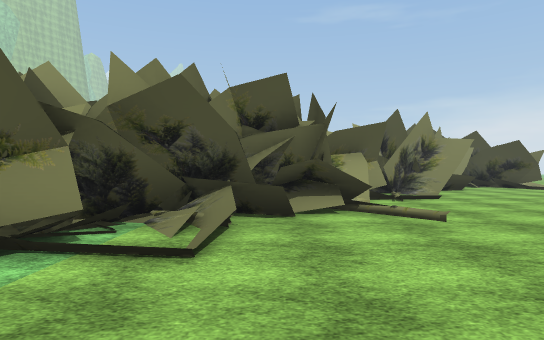
view 1 (above)

24 first-person views from a walk through a 3-D level made in the Unity game engine. The camera is 1.3 m above the floor, looks level and sees 75° across. The floor is counted in squares, 2 m on a side. Each view is taken from the middle of a square. On the plan, view 1 faces up. The plan holds only what a view shows up to about 10 squares ahead; the rest is blank. The place goes on beyond the plan. Some trees and plants on the terrain are drawn as simple stand-ins. The player is left out. Some surface patterns are stand-ins.

view 2
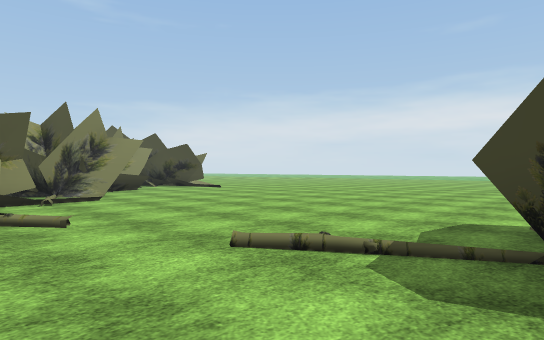

view 3
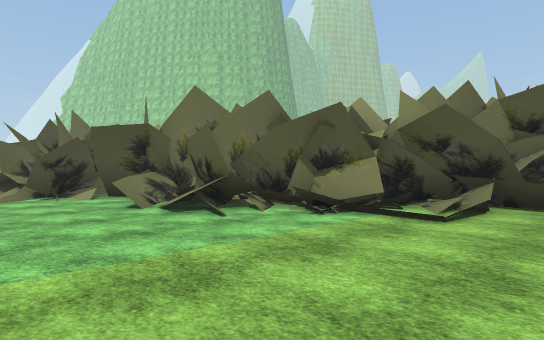

view 4
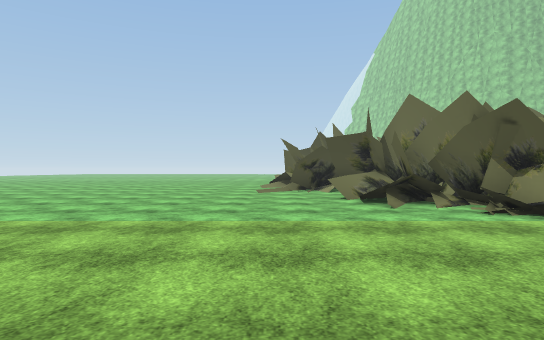

view 5
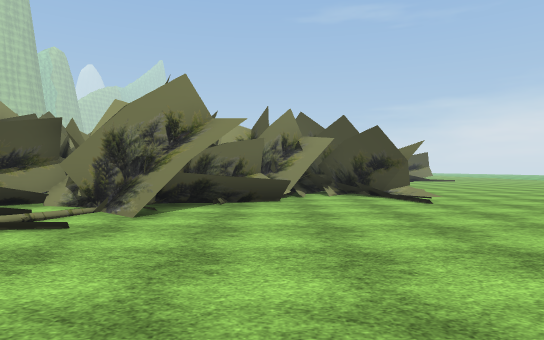

view 6
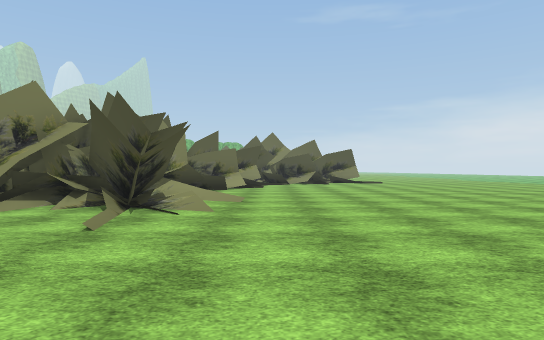

view 7
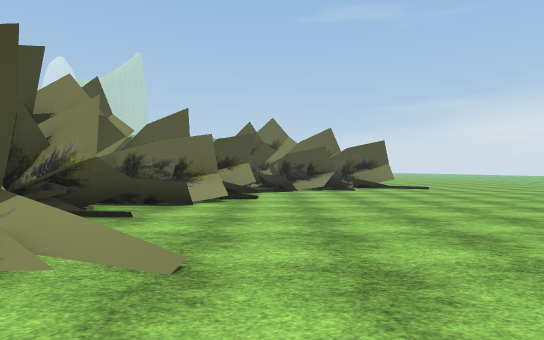

view 8
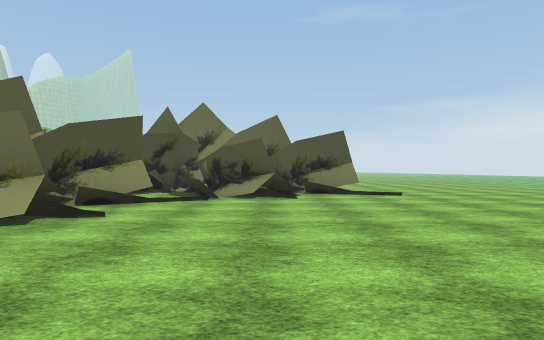

view 9
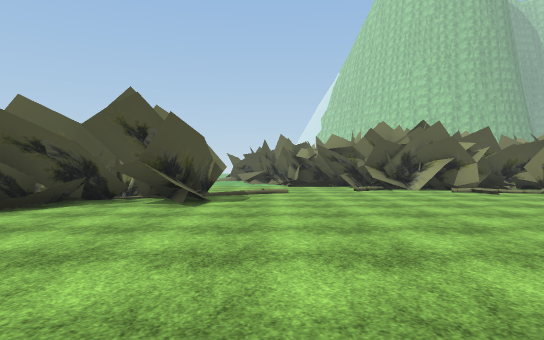

view 10
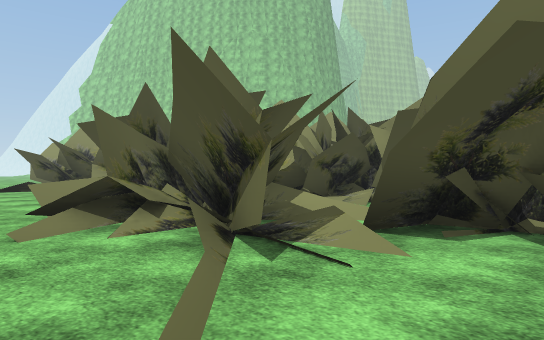

view 11
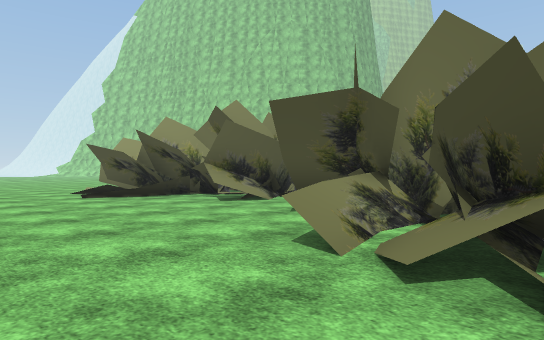

view 12
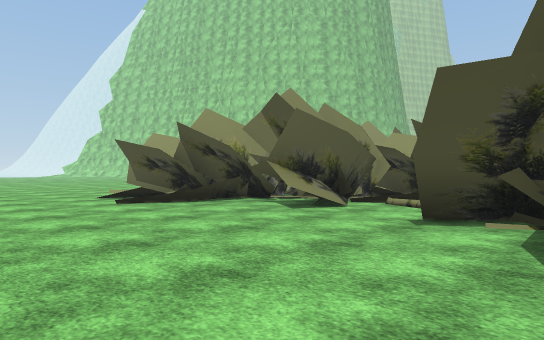

view 13
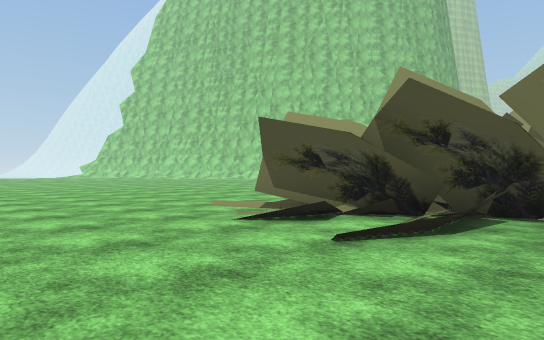

view 14
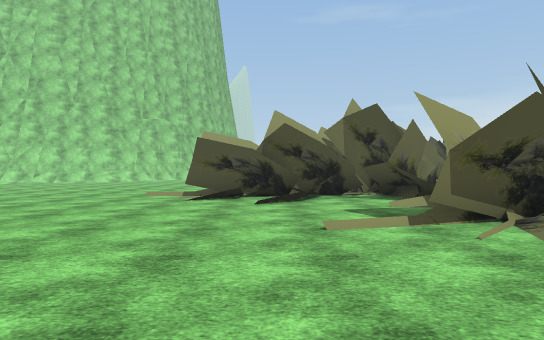

view 15
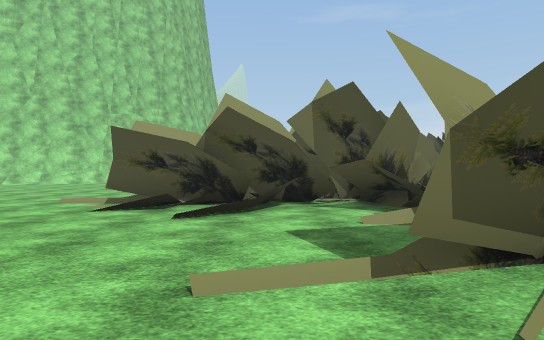

view 16
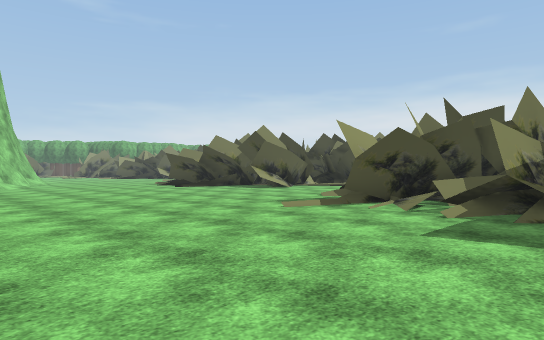

view 17
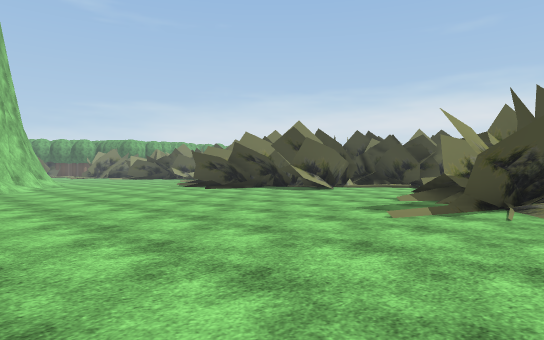

view 18
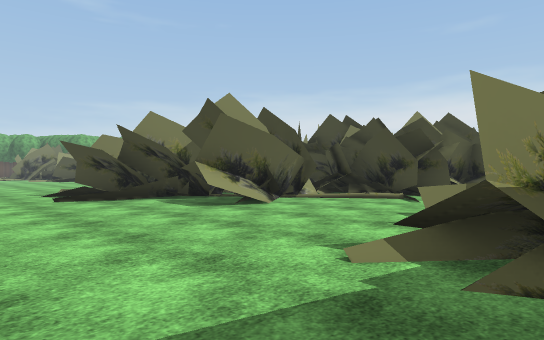

view 19
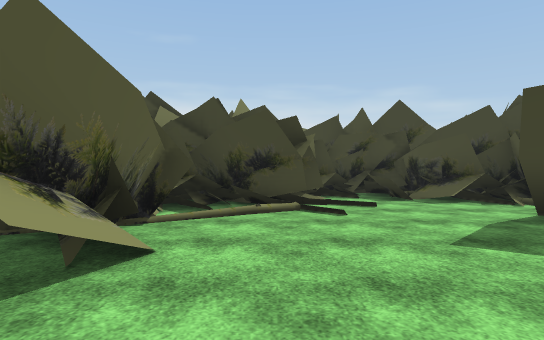

view 20
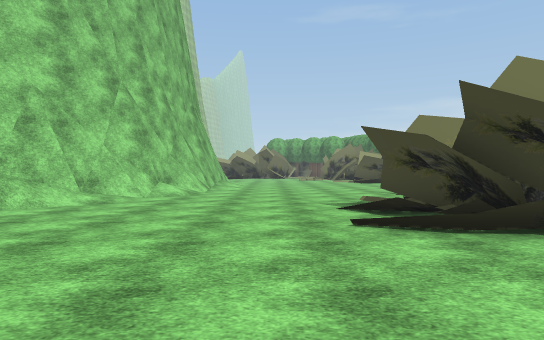

view 21
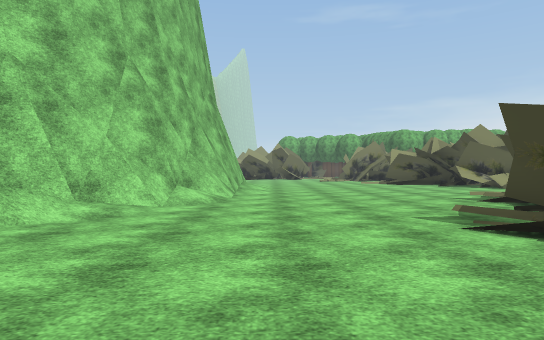

view 22
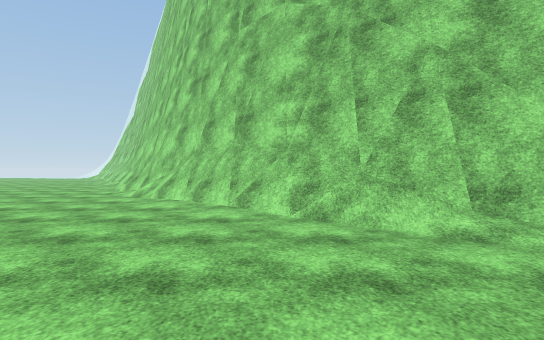

view 23
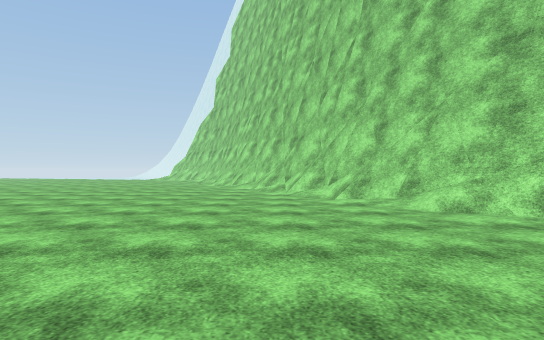

view 24
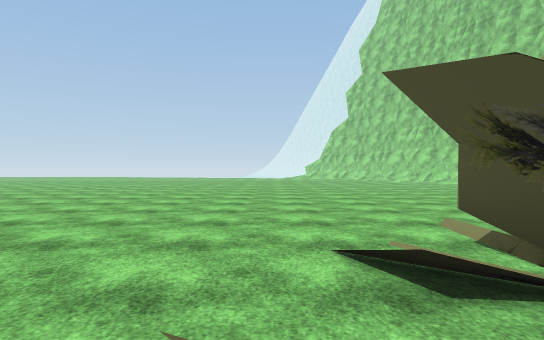

### Floor plan
Key: @ floor where view 1 was taken; # wall or solid block; . main floor; : floor 0.5 m higher than the main floor; + floor 1 m higher than the main floor; / step, stairs or slope; O other object.
Columns run from 36 left of view 1 to 15 right of it. Each row starts with its distance up from view 1.
 26            #......
 25           ##......                            OOOOOO
 24           ##.....O                           O.OOO..
 23          ##.......                            ......
 22          ##......                            OO.....
 21         ##......                            OO......
 20        ##......OO                           OOO.....
 19        ##.......O                          O.//.....
 18       ##........OO                      OO OO/......
 17     ###.........OOOO   O                  O OO......
 16   ###...........OOOO OOO                  OOO.......
 15  ###............O....OO                 OO OOO......
 14 ##..................OO O           OO   O OOOO......
 13 .....................OOO                  OOOO......
 12 ........................O              OOO/..O......
 11 ...............O /.....OO          O OOOOO/........
 10 ............/OOOOOOO..OOO         OO OOOOO.........
  9 ............./OOOOOO.OOO              OOOO........
  8 ............///OOOO   OO              O..........
  7 ... .........OOOOO                OOOOO....... .
  6 ..  ....../OOOOOOO OO   OOOO    OO OOO........
  5     ......../OOOO   OO OOO O      OOOO.........
  4     ........./..  OOOO  OOOOO    OO/............
  3     ............OOOOO.. OO   OOOOOO..............
  2     ............OOOOO.OOOOO OOOOO//...............
  1     ........../OO.....O.OOOOO.+///......O........
  0     ....................:OOOO.......@.. OOOO....
 -1     .....................//.............OOO....
 -2     ...  .............................. OOO/.
 -3     ..       . ............  .........   OOO

Positions as (right, up) in squares from view 1, and headings:
1: (0, 0), facing up
2: (1, 0), facing up-right
3: (1, -2), facing up-left
4: (3, -1), facing left
5: (6, 4), facing up
6: (11, 7), facing up
7: (11, 12), facing up
8: (13, 15), facing up
9: (13, 2), facing left
10: (-6, -2), facing up-left
11: (-10, -3), facing up-left
12: (-12, -3), facing up-left
13: (-17, -3), facing up-left
14: (-23, -3), facing up
15: (-22, -1), facing up
16: (-29, 6), facing up-right
17: (-29, 8), facing up-right
18: (-24, 10), facing up-right
19: (-22, 14), facing right
20: (-23, 14), facing up
21: (-24, 16), facing up
22: (-23, 19), facing left
23: (-26, 13), facing left
24: (-22, 4), facing left
